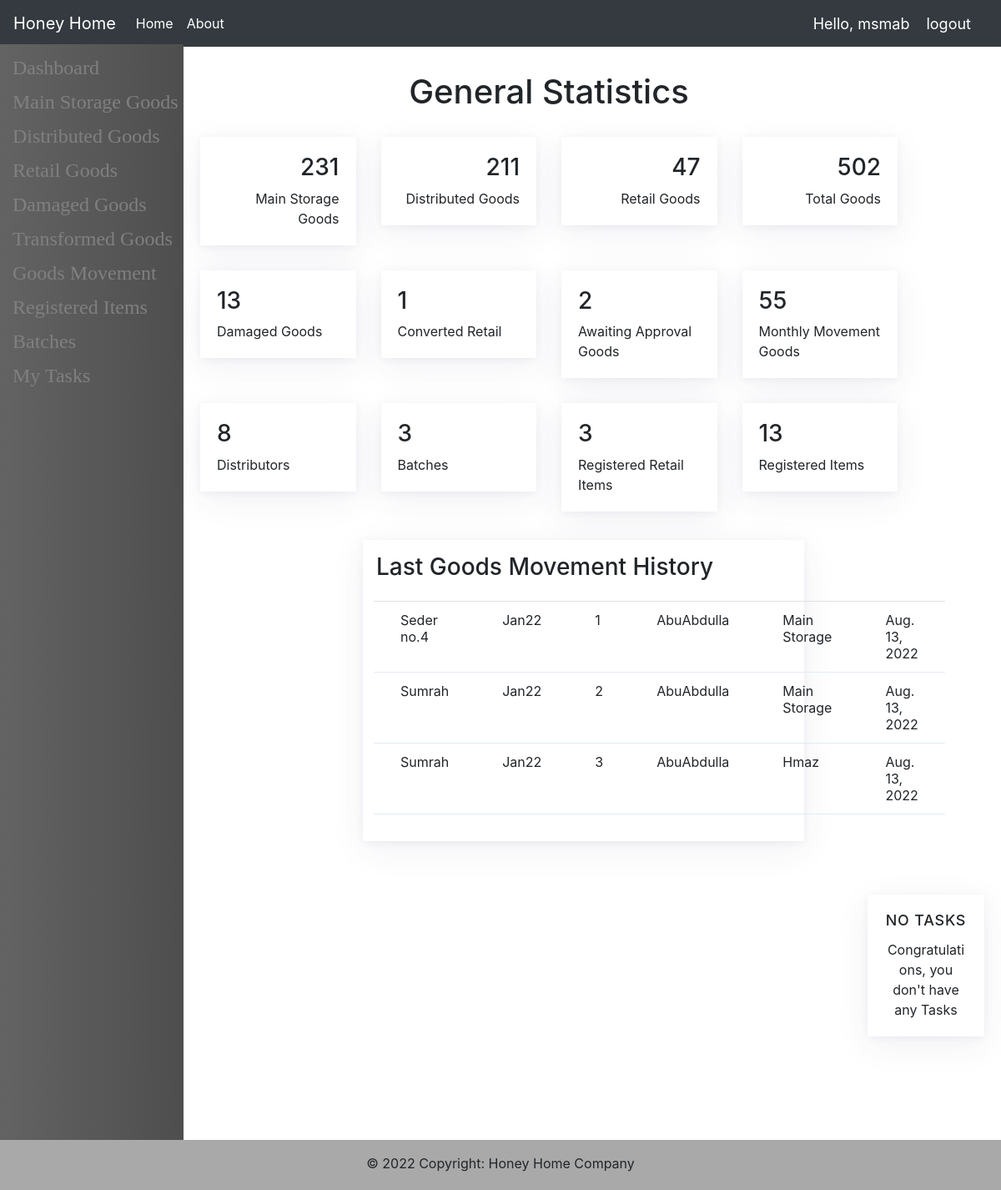
/WarehouseAdmin/Dashboard (signed in), run on the app's committed database.
### main/models.py (models this page shows, shortened)
class GoodsMovement(models.Model):
    id = models.AutoField(primary_key=True)
    item = models.ForeignKey(ItemCard, on_delete=models.CASCADE)
    sender = models.CharField(max_length=50, null=True, blank=True)
    receiver = models.CharField(max_length=50)
    date = models.DateField(auto_now_add=True)

class ItemCard(models.Model):
    STATUS = [
        ('Good', 'Good'),
        ('Damaged', 'Damaged'),
        ('Frozen', 'Frozen'),
    ]
    id = models.AutoField(primary_key=True)
    type = models.ForeignKey(ItemType, on_delete=models.CASCADE)
    batch = models.ForeignKey(Batch, on_delete=models.CASCADE)
    stock = models.ForeignKey(Stock, on_delete=models.CASCADE)
    quantity = models.IntegerField()
    status = models.CharField(max_length=10, default='Good', choices=STATUS)
    price = models.OneToOneField(Price, on_delete=models.SET_NULL, null=True, blank=True)
    receiving_date = models.DateField(auto_now_add=True)
    received_from = models.CharField(max_length=50)
    is_transforming = models.BooleanField(default=False, null=True, blank=True)
    is_priced = models.BooleanField(default=False, null=True, blank=True)

class ItemType(models.Model):
    id = models.AutoField(primary_key=True)
    name = models.CharField(max_length=20)
    code = models.CharField(max_length=10, null=True, blank=True)
    weight = models.IntegerField(null=True, blank=True)
    is_retail = models.BooleanField(null=True, blank=True)
    def __str__(self) -> str:
        return self.name

class Batch(models.Model):
    id = models.AutoField(primary_key=True)
    name = models.CharField(max_length=20)
    code = models.CharField(max_length=30, null=True, blank=True)
    arrival_date = models.DateField(null=True, blank=True)
    quantity = models.IntegerField(null=True, blank=True)
    description = models.TextField(max_length=500, null=True, blank=True)
    def __str__(self) -> str:
        return self.name

### main/decorators.py (the view)
        def wrapper_func(request, *args, **kwargs):
            group = None
            if request.user.groups.exists():
                group = request.user.groups.all()[0].name
            if group in allowed_roles:
                return view_func(request, *args, **kwargs)
            else:
                return redirect('unauthorized')

### warehouse_admin/views.py (called while the page is built)
@allowed_users(allowed_roles=['Admin', 'Warehouse Admin'])
def warehouseAdminDashboard(request):
    goodsMovement = GoodsMovement.objects.all().order_by('-id')[:3]
    context = {'GoodsMovement':goodsMovement, 'TasksModel':TasksModel(request)}
    return render(request, 'warehouse_admin/dashboard.html', context)

### templates/warehouse_admin/dashboard.html (shortened to what this page needs)
{% extends 'warehouse_admin/base.html' %}
{% block content %}
<link rel="stylesheet" type="text/css" href="https://stackpath.bootstrapcdn.com/bootstrap/4.4.1/css/bootstrap.min.css">
<link rel="stylesheet" type="text/css" href="/static/assets/css/bootstrap-extended.min.css">
<link rel="stylesheet" type="text/css" href="https://pixinvent.com/stack-responsive-bootstrap-4-admin-template/app-assets/fonts/simple-line-icons/style.min.css">
<link rel="stylesheet" type="text/css" href="https://pixinvent.com/stack-responsive-bootstrap-4-admin-template/app-assets/css/colors.min.css">
<h1 style="text-align: center; margin-top: 10px; margin-bottom: 30px;">General Statistics</h1>
<div class="row">
  <div class="col-xl-3 col-sm-6 col-12">
    <div class="card">
      <div class="card-content">
        <div class="card-body">
          <div class="media d-flex">
            <div class="media-body text-right">
              <h3>231</h3>
              <span>Main Storage Goods</span>
            </div>
          </div>
        </div>
      </div>
    </div>
  </div>
  <div class="col-xl-3 col-sm-6 col-12">
    <div class="card">
      <div class="card-content">
        <div class="card-body">
          <div class="media d-flex">
            <div class="media-body text-right">
              <h3>211</h3>
              <span>Distributed Goods</span>
            </div>
          </div>
        </div>
      </div>
    </div>
  </div>
  <div class="col-xl-3 col-sm-6 col-12">
    <div class="card">
      <div class="card-content">
        <div class="card-body">
          <div class="media d-flex">
            <div class="media-body text-right">
              <h3>47</h3>
              <span>Retail Goods</span>
            </div>
          </div>
        </div>
      </div>
    </div>
  </div>
  <div class="col-xl-3 col-sm-6 col-12">
    <div class="card">
      <div class="card-content">
        <div class="card-body">
          <div class="media d-flex">
            <div class="media-body text-right">
              <h3>502</h3>
              <span>Total Goods</span>
            </div>
          </div>
        </div>
      </div>
    </div>
  </div>
</div>
<div class="row">
  <div class="col-xl-3 col-sm-6 col-12">
    <div class="card">
      <div class="card-content">
        <div class="card-body">
          <div class="media d-flex">
            <div class="media-body text-left">
              <h3 class="danger">13</h3>
              <span>Damaged Goods</span>
            </div>
          </div>
        </div>
      </div>
    </div>
  </div>
  <div class="col-xl-3 col-sm-6 col-12">
    <div class="card">
      <div class="card-content">
        <div class="card-body">
          <div class="media d-flex">
            <div class="media-body text-left">
              <h3 class="success">1</h3>
              <span>Converted Retail</span>
            </div>
          </div>
        </div>
      </div>
    </div>
  </div>
  <div class="col-xl-3 col-sm-6 col-12">
    <div class="card">
      <div class="card-content">
        <div class="card-body">
          <div class="media d-flex">
            <div class="media-body text-left">
              <h3 class="warning">2</h3>
              <span>Awaiting Approval Goods</span>
            </div>
          </div>
        </div>
      </div>
    </div>
  </div>
  <div class="col-xl-3 col-sm-6 col-12">
    <div class="card">
      <div class="card-content">
        <div class="card-body">
          <div class="media d-flex">
            <div class="media-body text-left">
              <h3 class="primary">55</h3>
              <span>Monthly Movement Goods</span>
            </div>
          </div>
        </div>
      </div>
    </div>
  </div>
</div>
<div class="row">
  <div class="col-xl-3 col-sm-6 col-12">
    <div class="card">
      <div class="card-content">
        <div class="card-body">
          <div class="media d-flex">
            <div class="media-body text-left">
              <h3 class="primary">8</h3>
              <span>Distributors</span>
            </div>
          </div>
        </div>
      </div>
    </div>
  </div>
  <div class="col-xl-3 col-sm-6 col-12">
    <div class="card">
      <div class="card-content">
        <div class="card-body">
          <div class="media d-flex">
            <div class="media-body text-left">
              <h3 class="warning">3</h3>
              <span>Batches</span>
            </div>
          </div>
        </div>
      </div>
    </div>
  </div>
  <div class="col-xl-3 col-sm-6 col-12">
    <div class="card">
      <div class="card-content">
        <div class="card-body">
          <div class="media d-flex">
            <div class="media-body text-left">
              <h3 class="success">3</h3>
              <span>Registered Retail Items</span>
            </div>
          </div>
        </div>
      </div>
    </div>
  </div>
  <div class="col-xl-3 col-sm-6 col-12">
    <div class="card">
      <div class="card-content">
        <div class="card-body">
          <div class="media d-flex">
            <div class="media-body text-left">
              <h3 class="danger">13</h3>
              <span>Registered Items</span>
            </div>
          </div>
        </div>
      </div>
    </div>
  </div>
</div>
<div class="row mt-1" style="padding-left: 80px; margin-left: 100px;">
    <div class="col-10">
        <div class="card mb-4">
            <div class="d-flex">
            <h3 class="mt-3 mb-2 ms-3">Last Goods Movement History</h3>
            </div>
            <div class="card-body p-3">
                <div class="row">
                    <div>
                        <table class="table align-items-center ">
                            <tbody>
                            {% for goods in GoodsMovement %}
                            <tr>
                                <td>{{goods.item.type}}</td>
                                <td>{{goods.item.batch}}</td>
                                <td>{{goods.item.quantity}}</td>
                                <td>{{goods.sender}}</td>
                                <td>{{goods.receiver}}</td>
                                <td>{{goods.date}}</td>
                            </tr>
                            {% endfor %}
                            </tbody>
                        </table>
                    </div>
                </div>
            </div>
        </div>
    </div>
</div>
{% endblock %}

### templates/warehouse_admin/base.html (shortened to what this page needs)
<!DOCTYPE html>
<html lang="en">
<head>
    <link href="https://cdn.jsdelivr.net/npm/bootstrap@5.0.2/dist/css/bootstrap.min.css" rel="stylesheet">
</head>
<body>
    {% include 'navbar.html' %}
    <div class="float-container">
        <div class="float-child1">
            <div>
                <nav class="n">
                    <div style="margin-left: 10px;">
                        <p style="margin-bottom: 5px; margin-top: 10px;"><a class="side-nave-item" href="{% url 'WarehouseAdminDashboard' %}">Dashboard</a></p>
                        <p style="margin-bottom: 5px;"><a class="side-nave-item" href="{% url 'MainStorageGoodsPage' %}">Main Storage Goods</a></p>
                        <p style="margin-bottom: 5px;"><a class="side-nave-item" href="{% url 'DistributedGoodsPage' %}">Distributed Goods</a></p>
                        <p style="margin-bottom: 5px;"><a class="side-nave-item" href="{% url 'RetailGoodsPage' %}">Retail Goods</a></p>
                        <p style="margin-bottom: 5px;"><a class="side-nave-item" href="{% url 'DamagedGoodsPage' %}">Damaged Goods</a></p>
                        <p style="margin-bottom: 5px;"><a class="side-nave-item" href="{% url 'TransformedGoodsPage' %}">Transformed Goods</a></p>
                        <p style="margin-bottom: 5px;"><a class="side-nave-item" href="{% url 'GoodsMovementPage' %}">Goods Movement</a></p>
                        <p style="margin-bottom: 5px;"><a class="side-nave-item" href="{% url 'RegisteredItemsPage' %}">Registered Items</a></p>
                        <p style="margin-bottom: 5px;"><a class="side-nave-item" href="{% url 'BatchesPage' %}">Batches</a></p>
                        <p style="margin-bottom: 5px;"><a class="side-nave-item" href="{% url 'Tasks' %}">My Tasks</a></p>
                    </div>
                </nav>
            </div>
        </div>
        <div class="float-child2">
            <div>
                {% block content %}
                {% endblock %}
            </div>
        </div>
        <div class="float-child3">
            {% include 'task_cards.html' with Task='Tasks' %}
        </div>
    </div>
    {% include 'footer.html' %}
</body>
</html>

### templates/navbar.html (shortened to what this page needs)
<nav class="navbar navbar-expand-lg navbar-dark bg-dark">
  <a class="navbar-brand">Honey Home</a>
  <div class="collapse navbar-collapse" id="navbarNavAltMarkup">
    <div class="navbar-nav">
      <a class="nav-item nav-link active" href="/">Home</a>
      <a class="nav-item nav-link active" href="/about">About</a>
    </div>
  </div>
  {% if request.user.is_authenticated %}
    <span class='hellomessage'>Hello, {{request.user}}</span>
    <span ><a class='logout' href="{% url 'logout' %}">logout</a></span>
  {% endif %}
</nav>

### templates/task_cards.html (shortened to what this page needs)
{% for g in request.user.groups.all %}
    {% if g.name != "Distributor" %}
        {% for -, Task in TasksModel.main.Tasks.items %}
        <div class="card w-100" style="margin-bottom: 5px;">
            <div class="card-body">
                <h5 class="card-title">{{Task.name}}</h5>
                <p class="card-text">{{Task.description}}</p>
                <a href="{% url 'Tasks' %}" class="btn btn-info">View Task</a>
                {% if Task.time_left != 'Declined' %}
                <span style="color: green;">{{Task.time_left}}</span>
                {% else %}
                <span style="color: red;">{{Task.time_left}}</span>
                {% endif %}
            </div>
        </div>
        {% empty %}
        <div class="card w-100" style="margin-bottom: 5px;">
            <div class="card-body">
                <h5 class="card-title" style="text-align: center;">No Tasks</h5>
                <p class="card-text" style="text-align: center;">Congratulations, you don't have any Tasks</p>
            </div>
        </div>
        {% endfor %}
    {% endif %}
{% endfor %}

### templates/footer.html (shortened to what this page needs)
<footer class="f">
    <div class="footer-copyright text-center py-3">© 2022 Copyright:
      <span>Honey Home Company</span>
    </div>
</footer>

### templates/warehouse_admin/base.html (style rules this page uses)
.float-container { height: 100%; }
.float-child1 { width: 220px; float: left; padding: 20px; }
.float-child2 { width: 73%; float: left; padding: 20px; }
.float-child3 { right: 0px; width: 15%; float: right; padding: 20px; border: red; }
.side-nave-item { font-size: 24px; color: gray; padding: 5px; text-decoration: none; }
.n { background: linear-gradient(to right, #636363, #4e4e4e); position: absolute; height: 100%; left: 0px; top: 53px; bottom: 0px; width: 220px; font-family: BloggerSans; font-size: 1.5em; }

### templates/navbar.html (style rules this page uses)
.hellomessage, .logout { color: #fff; text-align: left; font-size: 18px; margin-right: 20px; text-decoration: none; }

### templates/footer.html (style rules this page uses)
.f { position:fixed; bottom:0; width:100%; height:60px; background: darkgray; }

### data on the page
GoodsMovement: item.type "Seder no.4", item.batch "Jan22", item.quantity "1", sender "AbuAbdulla", receiver "Main Storage", date "Aug. 13, 2022"
GoodsMovement: item.type "Sumrah", item.batch "Jan22", item.quantity "2", sender "AbuAbdulla", receiver "Main Storage", date "Aug. 13, 2022"
GoodsMovement: item.type "Sumrah", item.batch "Jan22", item.quantity "3", sender "AbuAbdulla", receiver "Hmaz", date "Aug. 13, 2022"

### other printed values
{{ request.user }} "msmab"
